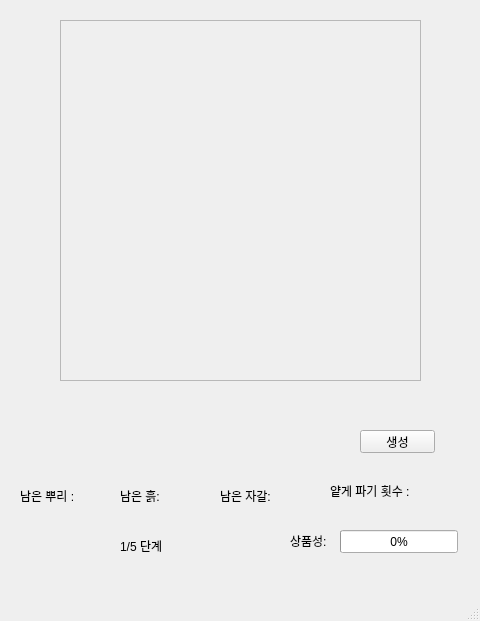
<?xml version="1.0" encoding="UTF-8"?>
<ui version="4.0">
 <class>MainWindow</class>
 <widget class="QMainWindow" name="MainWindow">
  <property name="geometry">
   <rect>
    <x>0</x>
    <y>0</y>
    <width>480</width>
    <height>621</height>
   </rect>
  </property>
  <property name="windowTitle">
   <string>MainWindow</string>
  </property>
  <widget class="QWidget" name="centralwidget">
   <widget class="QLabel" name="label">
    <property name="geometry">
     <rect>
      <x>330</x>
      <y>480</y>
      <width>91</width>
      <height>21</height>
     </rect>
    </property>
    <property name="text">
     <string>얕게 파기 횟수 :</string>
    </property>
   </widget>
   <widget class="QLabel" name="label_2">
    <property name="geometry">
     <rect>
      <x>220</x>
      <y>490</y>
      <width>56</width>
      <height>12</height>
     </rect>
    </property>
    <property name="text">
     <string>남은 자갈: </string>
    </property>
   </widget>
   <widget class="QLabel" name="label_3">
    <property name="geometry">
     <rect>
      <x>120</x>
      <y>490</y>
      <width>56</width>
      <height>12</height>
     </rect>
    </property>
    <property name="text">
     <string>남은 흙:</string>
    </property>
   </widget>
   <widget class="QLabel" name="label_4">
    <property name="geometry">
     <rect>
      <x>20</x>
      <y>490</y>
      <width>56</width>
      <height>12</height>
     </rect>
    </property>
    <property name="text">
     <string>남은 뿌리 :</string>
    </property>
   </widget>
   <widget class="QLabel" name="label_5">
    <property name="geometry">
     <rect>
      <x>290</x>
      <y>530</y>
      <width>56</width>
      <height>21</height>
     </rect>
    </property>
    <property name="text">
     <string>상품성:</string>
    </property>
   </widget>
   <widget class="QProgressBar" name="progressBar">
    <property name="geometry">
     <rect>
      <x>340</x>
      <y>530</y>
      <width>118</width>
      <height>23</height>
     </rect>
    </property>
    <property name="value">
     <number>0</number>
    </property>
   </widget>
   <widget class="QLabel" name="label_6">
    <property name="geometry">
     <rect>
      <x>120</x>
      <y>540</y>
      <width>56</width>
      <height>12</height>
     </rect>
    </property>
    <property name="text">
     <string>1/5 단계</string>
    </property>
   </widget>
   <widget class="QLabel" name="label_7">
    <property name="geometry">
     <rect>
      <x>80</x>
      <y>490</y>
      <width>31</width>
      <height>16</height>
     </rect>
    </property>
    <property name="text">
     <string/>
    </property>
   </widget>
   <widget class="QLabel" name="label_8">
    <property name="geometry">
     <rect>
      <x>180</x>
      <y>490</y>
      <width>56</width>
      <height>12</height>
     </rect>
    </property>
    <property name="text">
     <string/>
    </property>
   </widget>
   <widget class="QLabel" name="label_9">
    <property name="geometry">
     <rect>
      <x>280</x>
      <y>490</y>
      <width>56</width>
      <height>12</height>
     </rect>
    </property>
    <property name="text">
     <string/>
    </property>
   </widget>
   <widget class="QLabel" name="label_10">
    <property name="geometry">
     <rect>
      <x>430</x>
      <y>490</y>
      <width>56</width>
      <height>12</height>
     </rect>
    </property>
    <property name="text">
     <string/>
    </property>
   </widget>
   <widget class="QFrame" name="frame">
    <property name="geometry">
     <rect>
      <x>60</x>
      <y>20</y>
      <width>361</width>
      <height>361</height>
     </rect>
    </property>
    <property name="frameShape">
     <enum>QFrame::StyledPanel</enum>
    </property>
    <property name="frameShadow">
     <enum>QFrame::Raised</enum>
    </property>
   </widget>
   <widget class="QPushButton" name="pushButton">
    <property name="geometry">
     <rect>
      <x>360</x>
      <y>430</y>
      <width>75</width>
      <height>23</height>
     </rect>
    </property>
    <property name="text">
     <string>생성</string>
    </property>
   </widget>
  </widget>
  <widget class="QMenuBar" name="menubar">
   <property name="geometry">
    <rect>
     <x>0</x>
     <y>0</y>
     <width>480</width>
     <height>21</height>
    </rect>
   </property>
  </widget>
  <widget class="QStatusBar" name="statusbar"/>
 </widget>
 <resources/>
 <connections/>
</ui>
